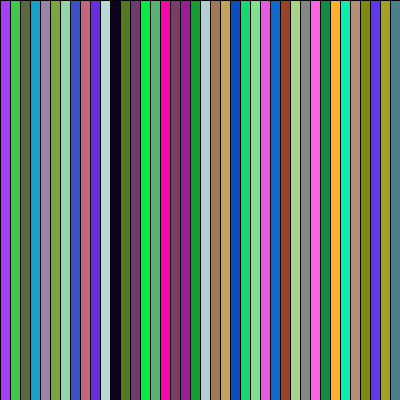
Frame 1 (no input)
Frame 60 (the mouse pressed at the canvas centre just before this capture): identical to frame 1, image omitted
Frame 120 (the mouse held since frame 60 and released just before this capture): identical to frame 1, image omitted

The Processing sketch that drew this single still picture (run headless with seeded random() and noise(); from frame 60 on, the mouse is pressed at the canvas centre):

// Processing sketch: arregloAlmacenDeColores
// ── arregloAlmacenDeColores.pde
color [] colores;
color [] coloresAlmacen;
int  []  posY;
boolean  []  presionado;
int cantidad;
int ancho;
void setup() {
  size(400, 400);
  cantidad = width;
  //colorMode(HSB);
  colores = new color [cantidad];
  coloresAlmacen = new color [cantidad];
  presionado = new boolean [cantidad];
  posY = new int[cantidad];
  ancho = 10;
  for (int i = 0; i < cantidad; i++) {
    colores[i] = color(random(255), random(255), random(255));
    coloresAlmacen[i] = colores[i];
    posY[i] = 0;
  }
}
void draw() {
  background(255);
  for (int i = 0; i < cantidad; i+=ancho) {
    fill(colores[i]);
    rect(i, posY[i], ancho ,height);
  }
}

void mouseMoved() {

  for (int i = 0; i < cantidad; i++) {
    if (mouseX > i && mouseX <  i + ancho && mouseY > posY[i] && mouseY < height) {
      if (colores[i] != color(255)) {
        colores[i] = color(255);
      }
      if (presionado[i]) {
        colores[i] =  coloresAlmacen[i];
      }
    } else {
      colores[i] =  coloresAlmacen[i];
    }
  }
}

void mousePressed() {
  for (int i = 0; i < cantidad; i++) {
    if (mouseX > i && mouseX <  i* + ancho && mouseY > posY[i] && mouseY < height) {

      presionado[i] = !presionado[i];

      colores[i] =  coloresAlmacen[i];

      if (colores[i] != color(255)) {
        colores[i] =  coloresAlmacen[i];
      }
    }
  }
}
